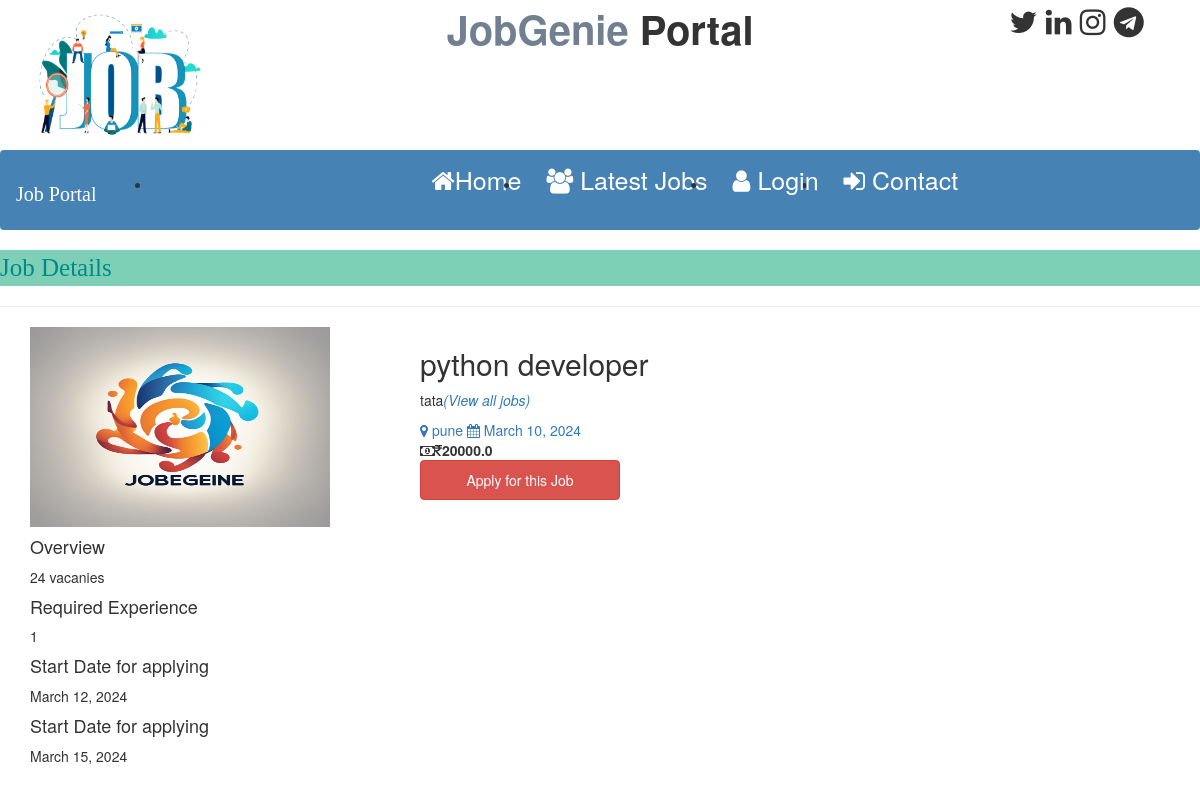
/job_detail/3, run on the app's committed database.
### job/models.py (models this page shows, shortened)
class Job(models.Model):
    recruiter = models.ForeignKey(Recruiter,on_delete=models.CASCADE)
    start_date = models.DateField()
    end_date = models.DateField()
    title = models.CharField(max_length=100)
    salary = models.FloatField(max_length=20)
    image = models.FileField()
    description = models.CharField(max_length=300)
    experience = models.CharField(max_length=50)
    location = models.CharField(max_length=100)
    skills = models.CharField(max_length=100)
    creationdate = models.DateField()

class Recruiter(models.Model):
    user = models.ForeignKey(User,on_delete=models.CASCADE)
    mobile = models.CharField(max_length=15,null=True)
    image = models.FileField(null=True)
    gender= models.CharField(max_length=10,null=True)
    company= models.CharField(max_length=100,null=True)
    type = models.CharField(max_length=15,null=True)
    status = models.CharField(max_length=20, null=True)

### job/views.py (the view)
# urls.py: path('job_detail/<int:pid>', views.job_detail, name="job_detail"),
def job_detail(request,pid):
    job=Job.objects.get(id=pid)
    d={'job':job}
    return render(request, 'job_detail.html',d)

### job/templates/job_detail.html (shortened to what this page needs)
{% load static %}
{% block body%}
{% include 'navigation.html'%}
<marquee style =" font-family: 'Monotype Corsiva ';font-size : 25px ; color : darkcyan ; font-weight : steelblue;  background-color : #7dcfb6 ">
Job Details
</marquee>
<hr>
<div class ="container ">
<div class="row">
    <div class="col-md-4">
        <img src="{{job.image.url}}" style="width:300px;height:200px">
    </div>
    <div class="col-md-6">
       <h2>{{job.title}}</h2>
        <p>{{job.recruiter.company}}<em><a href="{% url 'user_latestjobs' %}">(View all jobs)</a></em></p>
        <a href="#" class="mr-2"><i class="fa fa-map-marker mr-2"></i> {{job.location}}</a>
        <a href="#"><i class="fa fa-calendar mr-2"></i> {{job.creationdate}}</a>
        <br>
        <strong><i class="fa fa-money mr-2 mt-2" ></i><i class="fa fa-inr mr-2 mt-2"></i>{{job.salary}}</strong>
        <div class="mt-6">
        <button type="submit" class="btn btn-danger" style="width:200px; height:40px;  ">Apply for this Job</button>
            </div>
    </div>
</div>
    <div>
        <h4>Overview</h4>
        <p>{{job.description}}</p>
        <h4>Required Experience</h4>
        <p>{{job.experience}}</p>
        <h4>Start Date for applying</h4>
        <p>{{job.start_date}}</p>
        <h4>Start Date for applying</h4>
        <p>{{job.end_date}}</p>
    </div>
</div>
{% endblock %}

### data on the page
Job: image (picture), title "python developer", recruiter.company "tata", location "pune", creationdate "March 10, 2024", salary "20000.0", description "24 vacanies", experience "1", start_date "March 12, 2024", end_date "March 15, 2024"
